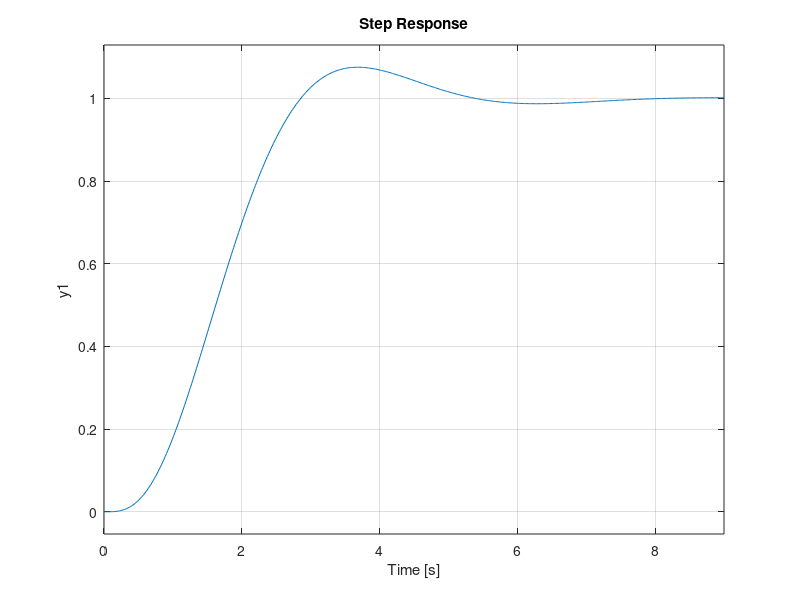

Reproduce this figure in MATLAB.
%clc, clear, close all
s = tf('s');

alpha = 18.02;
beta =  1.74;
gamma = 0.5;

Gmotor = tf(1, [1/5 1]);
G = tf(gamma, [1 beta alpha])    * Gmotor;


ksi = 0.7;
omegan = 2;

C1 = 18*(s+5)*(s^2 + 1.74*s + 18.82)/(s*(s+18)*(s^2+2*ksi*omegan*s+omegan^2));

step(C1*G/(1+C1*G))
